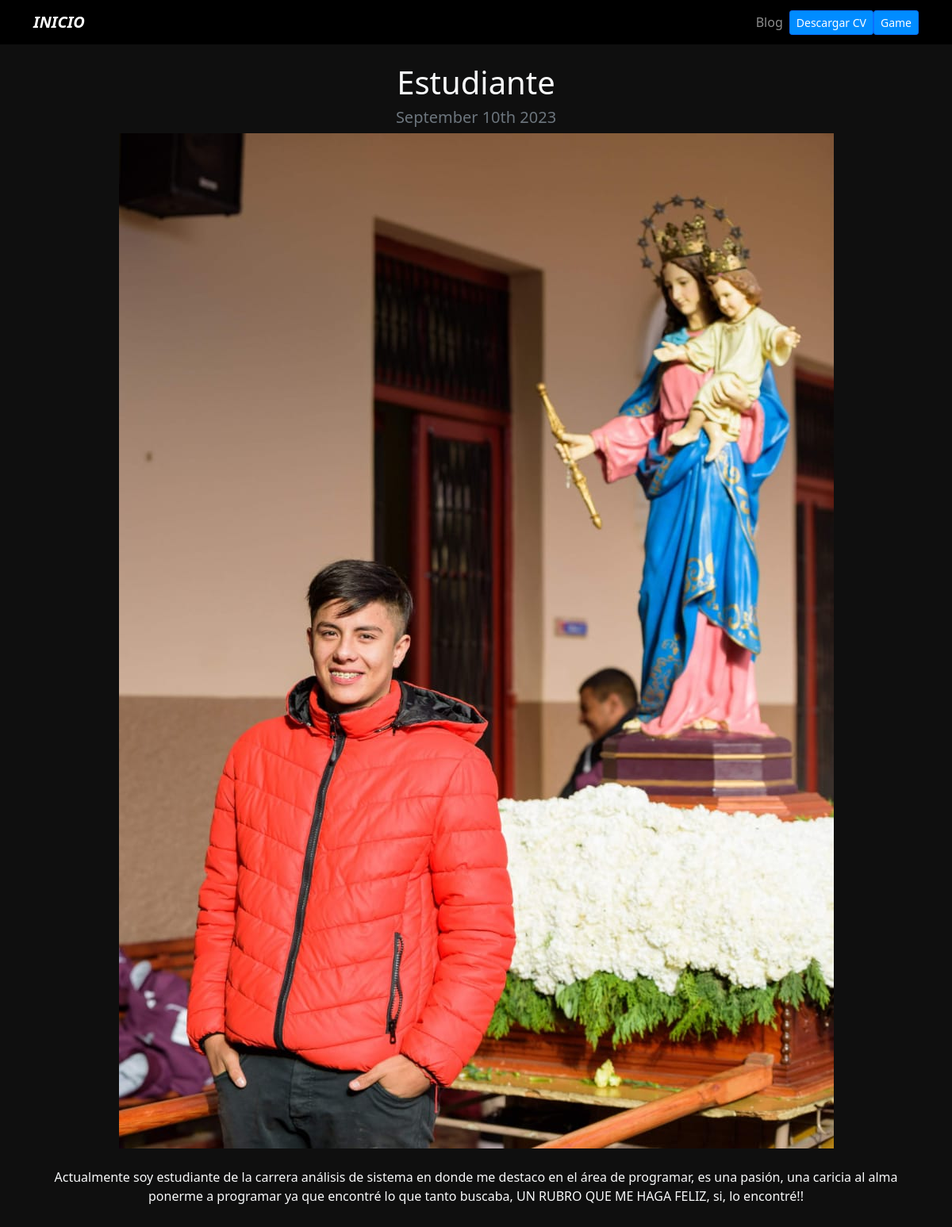
Page /blog/2 on the committed database.
### blog/models.py (models this page shows, shortened)
class Post(models.Model):
    title=models.CharField(max_length=100)
    description=models.TextField()
    image=models.ImageField(upload_to="blog/images")
    date=models.DateField(default=datetime.date.today)

### blog/views.py (the view)
# urls.py: path("<int:post_id>",views.post_detail,name='post_detail'),
def post_detail(request,post_id):
    post=get_object_or_404(Post,pk=post_id)
    return render(request,'post_detail.html',{'post':post})

### blog/templates/post_detail.html
{% extends 'layout.html' %}
{% block content %}
<div class="text-center">
<h1>{{post.title}}</h1>
<h2 class="my-2 h5 text-muted">{{post.date|date:'F jS Y'}}</h2>
<img src="{{post.image.url}}" alt="{{post.title}}" class="img-fluid">
<div class="my-4">
{{post.description|safe}}
</div>
</div>
{% endblock %}

### inicio/static/main.css (style rules this page uses)
body { background: rgb(15, 15, 15); }

### rows in the picture
Post: title "Estudiante", date "September 10th 2023", image (picture), description "Actualmente soy estudiante de la carrera análisis de sistema en donde me destaco en el área de programar, es una pasión, una caricia al alma ponerme a programar ya que encontré lo que tanto buscaba, UN RUBRO QUE ME HAGA FELIZ, si, lo encontré!!"
